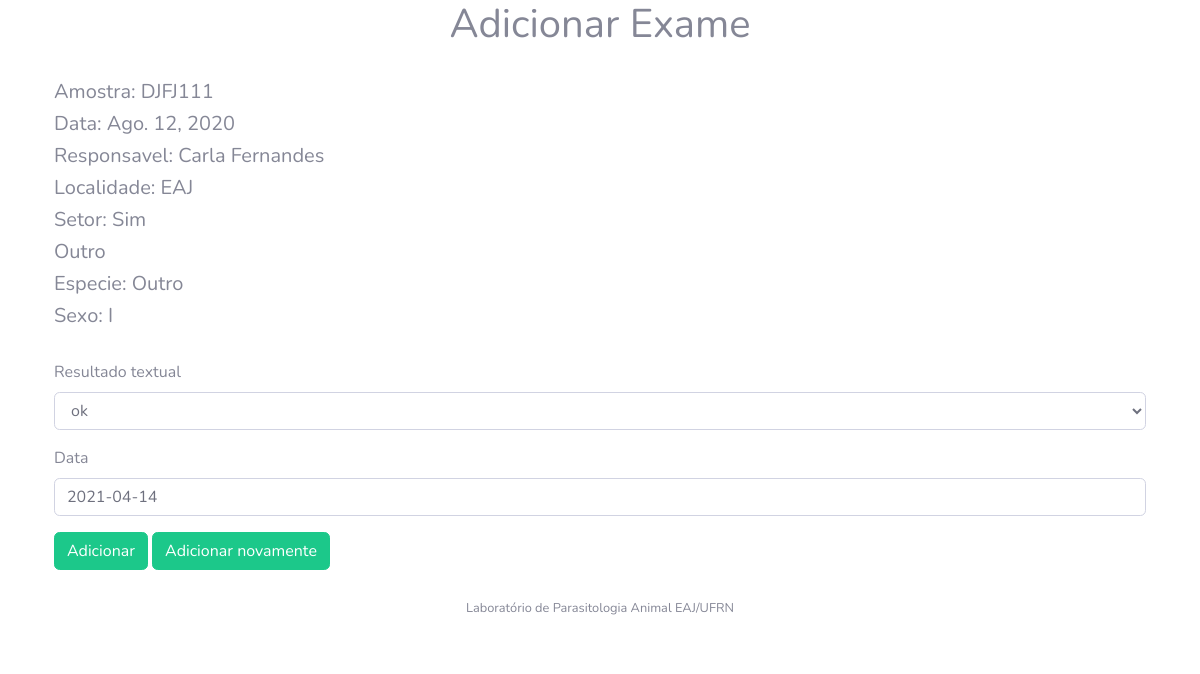
Page /exame/NovoAdicionarExame/9/12 on the committed database.
### Amostra/models.py (models this page shows, shortened)
class Amostra(models.Model):
    identificacao = models.CharField(max_length=10)
    origem = models.CharField(max_length=200)
    responsavel = models.ForeignKey(User, on_delete=models.CASCADE, null = True, related_name='amostras')
    localidade = models.ForeignKey(Local, on_delete=models.CASCADE, null = True, related_name='local')
    setor = models.CharField(max_length=200)
    data_coleta = models.DateField(default=date.today)
    tipo_amostra = models.CharField(max_length=2, choices=TIPOS_AMOSTRA, default='OU')
    especie_animal = models.CharField(max_length=2, choices=ESPECIES_ANIMAIS,default='OU')
    sexo_animal = models.CharField(max_length=1, choices=SEXO, default='I')
    status = models.BooleanField(default=True)
    exames = models.ManyToManyField(Exame, through='RealizacaoExame')
    created_at = models.DateField(default=date.today, null=True, blank=True)
    class Meta:
        ordering = ['-data_coleta','origem','localidade','setor','especie_animal','identificacao','tipo_amostra']

### Local/models.py (models this page shows)
class Local(models.Model):
    nome = models.CharField(max_length=200)
    def __str__(self):
        return self.nome

### Exame/models.py (models this page shows, shortened)
class ResultadoExame(models.Model):
    resultado_textual = models.CharField(max_length=200, blank=True, null=True)
    resultado_numerico = models.IntegerField(blank=True, null=True)
    ordem = models.PositiveIntegerField(blank=True, null=True)
    exame = models.ForeignKey(Exame, on_delete=models.CASCADE, related_name='resultados')
    class Meta:
        ordering = ['exame']

### Exame/views.py (the view)
# urls.py: path('NovoAdicionarExame/<int:pk>/<int:exame>', views.novoAddExame, name='NovoAdicionarExame'),
def novoAddExame(request, pk, exame):
    amostra = Amostra.objects.get(pk=pk)
    exame_cadastrar = Exame.objects.get(pk=exame)
    tipo = exame_cadastrar.tipo_resultado
    possiveis_resultados = ResultadoExame.objects.filter(exame=exame)
    if request.method == "POST":
        exame_form = RealizacaoExameForm(request.POST, tipo=tipo, exame=exame)
    else:
        exame_form = RealizacaoExameForm(tipo=tipo, exame=exame)
    if exame_form.is_valid():
        exame_form.instance.amostra = amostra
        exame_form.instance.exame = exame_cadastrar
        print(exame_form.instance.amostra)
        print(exame_form.instance.exame)
        print(exame_form.instance.resultado_numerico)
        RealizacaoExame = exame_form.save()
        print("Passou")
        RealizacaoExame.save()
        print("Daqui tambem")
        if 'add' in request.POST:
            return redirect('exame:AdicionarExame', pk)
        else:
            return redirect('amostra:detalhes', pk)
    else:
        print(exame_form.errors)
    return render(request, 'Exame/AdicionarExame.html',
                  {'exame_form': exame_form, 'amostra':amostra})

### Exame/forms.py (shortened to what this page needs)
class RealizacaoExameForm(forms.ModelForm):
    def __init__(self, *args, **kwargs):
        self.tipo = kwargs.pop('tipo')
        self.exame = kwargs.pop('exame')
        super().__init__(*args, **kwargs)
        if self.tipo == 'NUM':
            del self.fields['resultado_textual']
        else:
            del self.fields['resultado_numerico']
            self.fields['resultado_textual'] = forms.ChoiceField(
                choices=[(str(o.resultado_textual), str(o.resultado_textual)) for o in ResultadoExame.objects.filter(exame=self.exame)]
            )
    class Meta():
        model = RealizacaoExame
        fields = ('resultado_numerico', 'resultado_textual', 'data')

### Amostra/context_processors.py (called while the page is built)
def amostras_pendentes(request):
    if (request.user.is_authenticated):
        amostras = Amostra.objects.filter(
            responsavel=request.user, status=True,
            data_coleta__lte = date.today()- timedelta(days=10))
    else:
        amostras = Amostra.objects.filter(
            status=True,
            data_coleta__lte = date.today()- timedelta(days=10))
    return {
        'amostras_pendentes_count': amostras.count(),
        'amostras_pendentes': amostras.order_by('data_coleta')
    }

### Usuario/models.py (called while the page is built)
    def __str__(self):
        return "{} {}".format(self.first_name, self.last_name)

### templates/Exame/AdicionarExame.html (shortened to what this page needs)
{% extends "base.html" %}
{% load bootstrap4 %}
{% block titulo %}
 <h1>Adicionar Exame</h1>
{% endblock %}
{% block content %}
  <div class="container">
    {% if amostra %}
            <h5>Amostra: {{ amostra.identificacao }}</h5>
			<h5>Data: {{ amostra.data_coleta }} </h5>
			<h5>Responsavel: {{ amostra.responsavel }} </h5>
            <h5>Localidade: {{ amostra.localidade }}</h5>
			<h5>Setor: {{ amostra.setor }}</h5>
    		<h5>{{ amostra.get_tipo_amostra_display }}</h5>
    		<h5>Especie: {{ amostra.get_especie_animal_display }}</h5>
    		<h5>Sexo: {{ amostra.sexo_animal }}</h5>
            <br>
    {% endif %}
    <form method="POST">
      {% for field in exame_form %}
        {% bootstrap_field field %}
      {% endfor %}
        <input type="submit" class="btn btn-success" value="Adicionar">
        <input type="submit" class="btn btn-success" name="add" value="Adicionar novamente" >
    </form>
  </div>
{% endblock %}

### rows in the picture
Amostra: identificacao "DJFJ111", data_coleta "Ago. 12, 2020", responsavel "Carla Fernandes", localidade "EAJ", setor "Sim", tipo_amostra "Outro", especie_animal "Outro", sexo_animal "I"
ResultadoExame: resultado_textual "ok"
